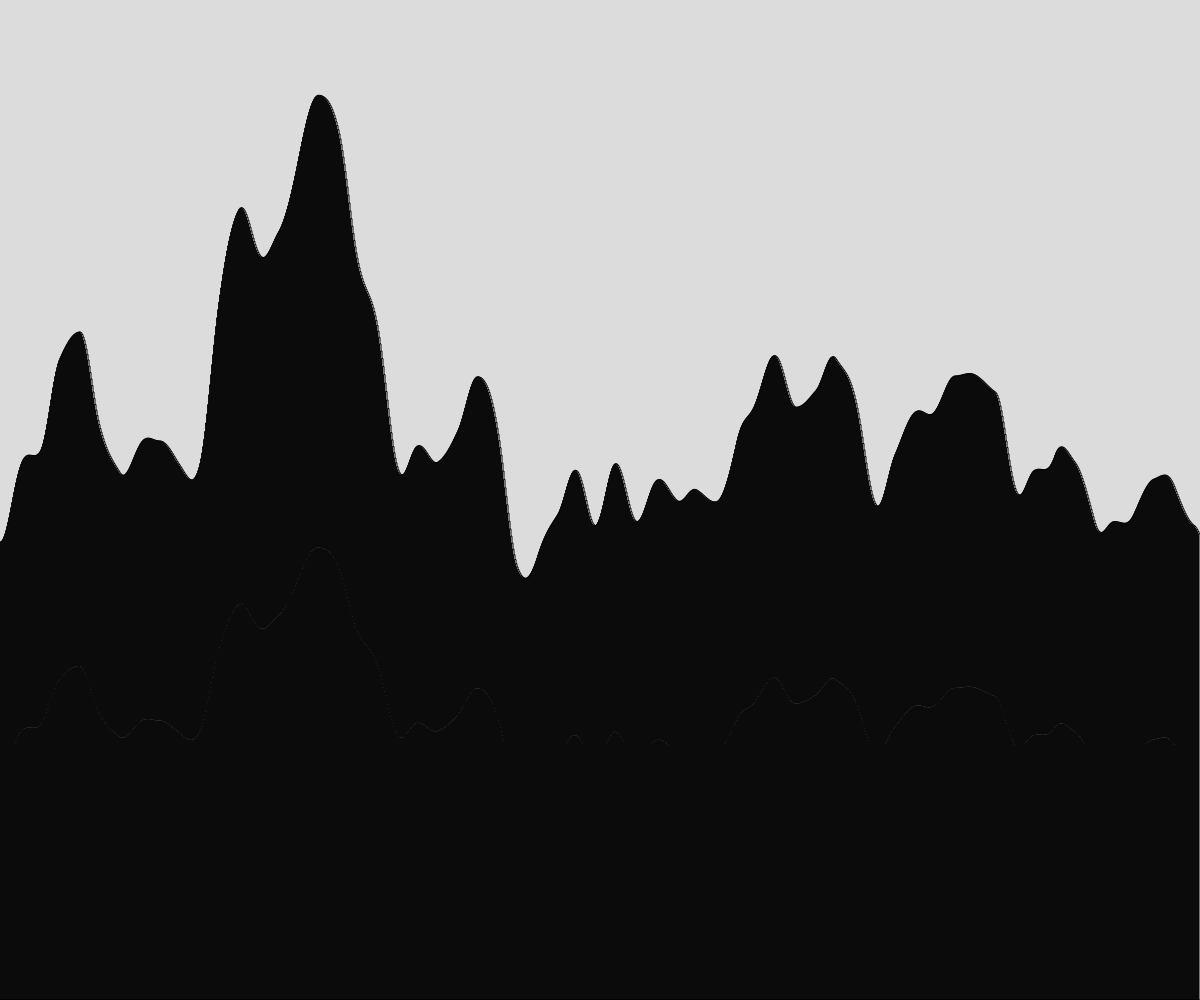
Frame 1 (no input)
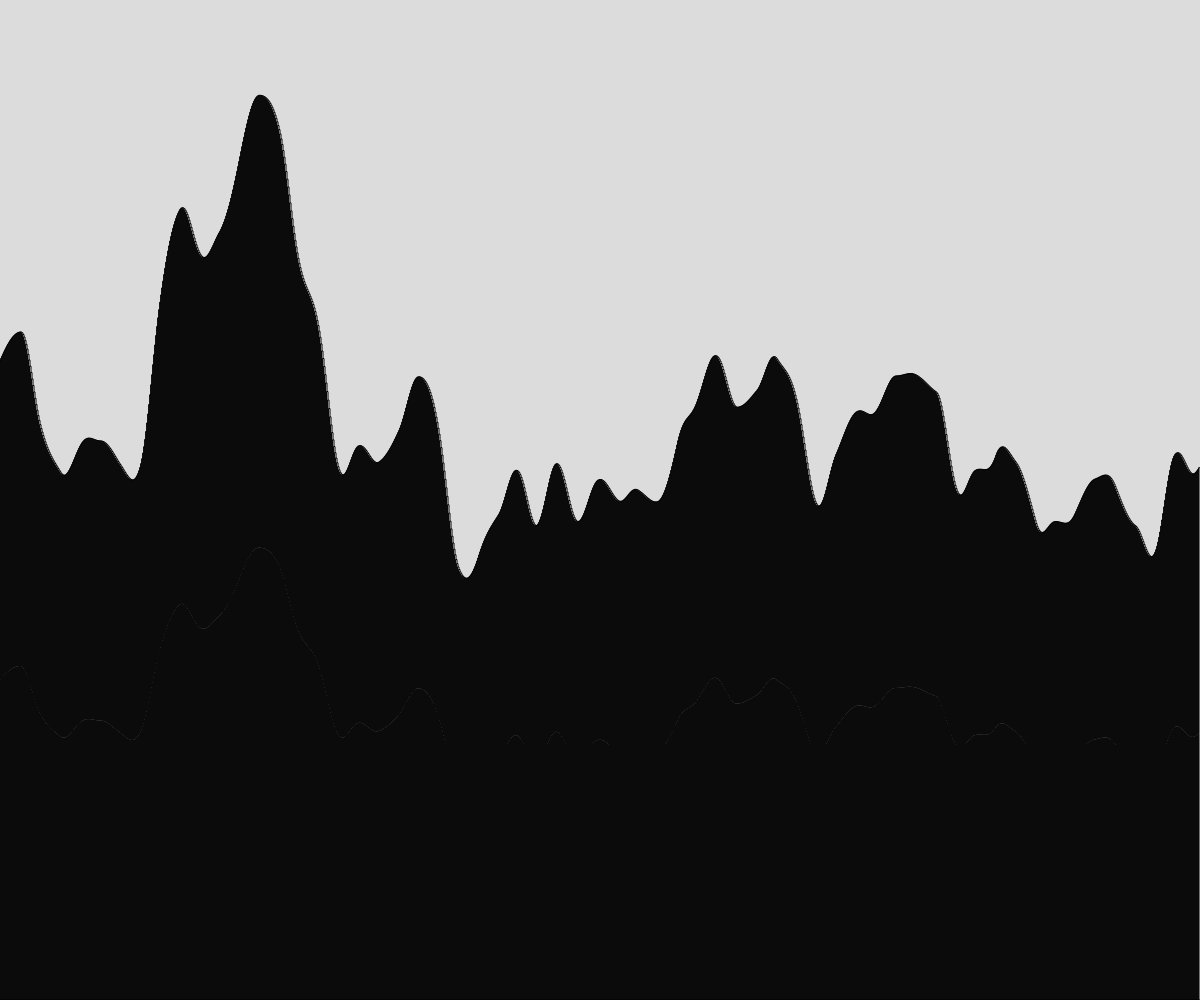
Frame 60 (no input)
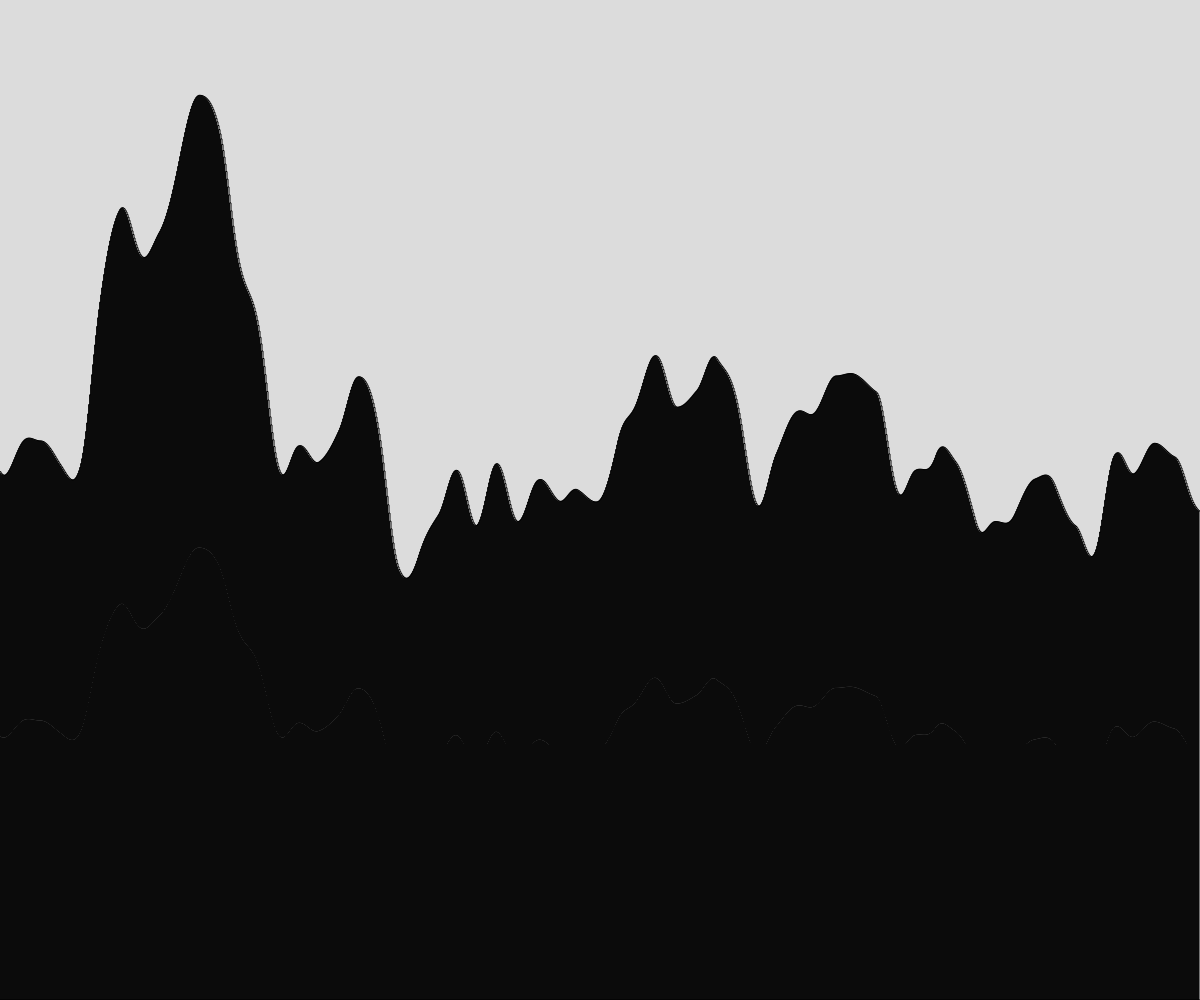
Frame 120 (the mouse pressed at the canvas centre since frame 60)

The p5.js sketch that drew these frames (run headless with seeded random() and noise() and a simulated clock; from frame 60 on, the mouse is pressed at the canvas centre):

// p5.js sketch
// ── sketch.js
// Terrain Generation
// Matiachuk, Skyler
// October Friday The 13th 2023
//
// Using Perlin Noise to make a terrain generator

//Global Variables
let rectWidth = 1;
let rectHeight = 0;
let rectPosX = 0;
let noisePositionHeight =30;
const noiseShift = 0.006282185304179586376925286766559005768394;    //this is pi but doubled and moved three decimal places


function setup() {
  createCanvas(windowWidth, windowHeight);
  rectMode(CORNERS);
  generateTerrain();
  
}

function draw() {
  background(220);
  generateTerrain(noisePositionHeight);
  noisePositionHeight+=noiseShift;    //Pans the screen
  
}

function generateTerrain(noisePositionHeight){   //Generates terrain using perlin noise
  for(let rectPosX=0;rectPosX<width;rectPosX+=rectWidth){
    rectHeight = noise(noisePositionHeight); //0-1
    rectHeight=map(rectHeight,0,1,2,height);
    noisePositionHeight+=noiseShift;
    rect(rectPosX,height,rectPosX+rectWidth,rectHeight);    //Draws all rectangles
    }
    
}
